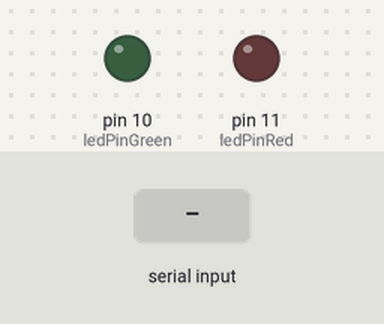
This sketch was run on a simulated Arduino Uno, built with avr-gcc and run on an emulated ATmega328P. On the bench: output pins drawn as LEDs (lit = HIGH). The inputs (shaded band) are chosen by the test bench.

Above: at 1.2 s.
1.3 s: "x" received over Serial
At 2.1 s:
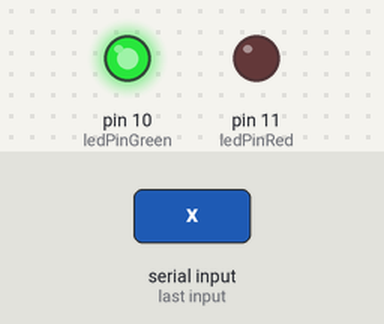
4.3 s: "y" received over Serial
At 5.2 s:
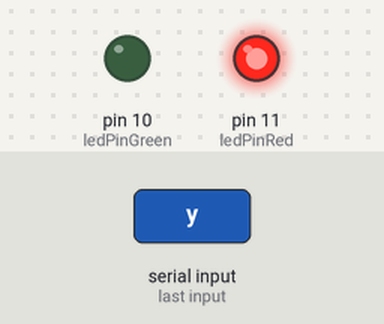
Timing chart, 0 to 9.8 s (numbered marks = the images above; inputs shaded):
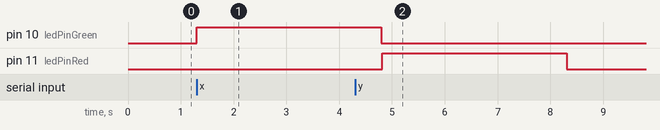

The sketch:

APIWorld.ino
```cpp
/*
|| | Demonstrates changing the LED right upon authentication and confirmation
|| #
*/
#include <Keypad.h>

const byte ROWS = 4; //four rows
const byte COLS = 4; //four columns
//define the cymbols on the buttons of the keypads
char hexaKeys[ROWS][COLS] = {
  {'1','2','3','A'},
  {'4','5','6','B'},
  {'7','8','9','C'},
  {'*','0','#','D'}
};
byte rowPins[ROWS] = {9, 8, 7, 6}; //connect to the row pinouts of the keypad
byte colPins[COLS] = {5, 4, 3, 2}; //connect to the column pinouts of the keypad
char val; // Data received from the serial port
int ledPinGreen = 10; // Set the pin to digital I/O 10
int ledPinRed = 11; // Set the pin to digital I/O 11
boolean ledState = LOW;

//initialize an instance of class NewKeypad
Keypad customKeypad = Keypad( makeKeymap(hexaKeys), rowPins, colPins, ROWS, COLS);

void setup(){
  Serial.begin(9600);
   // initialize digital pin 10 and 11 as an output.
  pinMode(10, OUTPUT);
  pinMode(11, OUTPUT);
  // establishContact();  // send a byte to establish contact until receiver responds
  digitalWrite(10, LOW);   // turn the LED off (LOW is the voltage level)
  digitalWrite(11, LOW);
}

void loop(){
  char customKey = customKeypad.getKey();

  if (customKey){
    Serial.println(customKey);
  }

  if (Serial.available())
   { // If data is available to read,
     val = Serial.read(); // read it and store it in val

     if (val == 'x')
     { // If 1 was received
       digitalWrite(ledPinGreen, HIGH); // turn the Green LED on
       digitalWrite(ledPinRed, LOW);
       delay(3500); //LED turn on for 3.5 seconds
       digitalWrite(ledPinGreen, LOW); //Switches LED off

     } else if (val == 'y') {
       digitalWrite(ledPinGreen, LOW);
       digitalWrite(ledPinRed, HIGH); // otherwise RED LED on
       delay(3500); //LED turn on for 3.5 seconds
       digitalWrite(ledPinRed, LOW); //Switches LED off
     } else {
      digitalWrite(ledPinGreen, LOW);
      digitalWrite(ledPinRed, LOW);
     }
   }

   delay(10); // Wait 3500 milliseconds for next reading
}

void establishContact() {
  while (Serial.available() <= 0) {
  Serial.println("A");   // send a capital A
  delay(300);
  }
}
```

Measured:
- after the input at 1.3 s, pin 10 (ledPinGreen): LOW → HIGH at once
- after the input at 4.3 s, pin 11 (ledPinRed): LOW → HIGH after 0.51 s, → LOW 3.5 s later
